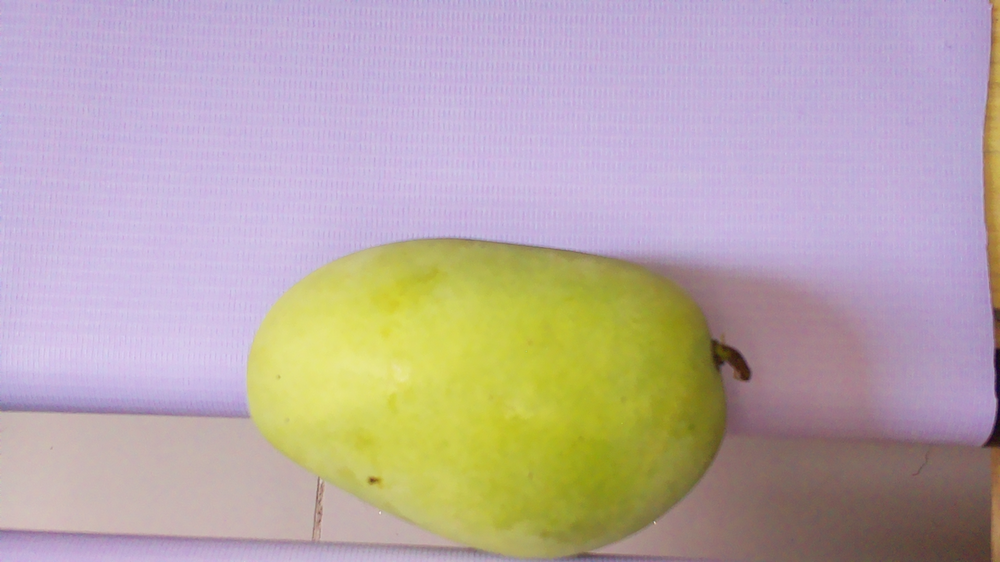
#> input picture sample_green.png, 1000 x 562 px, shrunk from 1920 x 1080 before the run
$ python dan_code.py sample_green.png
#> lines starting #> are read from the running program, lines starting #| are printed output that depends on the picture; after the words box and inside, x2 and y2 are one past the last pixel; in counts of white or black regions, pixels touching at a corner belong together
import cv2
import os
import numpy as np
import matplotlib.pyplot as plt
import sys

def hsvColorSegmentation(img_path):
#> called with img_path = 'sample_green.png'
    img = cv2.imread(img_path)
#> img is the input picture: shape (562, 1000, 3); mean B, G, R 168.1, 169.2, 184.7

    if img is None:
        raise ValueError("Error: image not found at path:", img_path)

    original = img.copy()
    img_hsv = cv2.cvtColor(img, cv2.COLOR_BGR2HSV)
#> img_hsv: shape (562, 1000, 3); mean H, S, V 95.8, 71.2, 197.6

# -----------------------------------------
# 2. Adaptive Canny Thresholding (Otsu-based)
# -----------------------------------------
    gray = cv2.cvtColor(img, cv2.COLOR_BGR2GRAY)
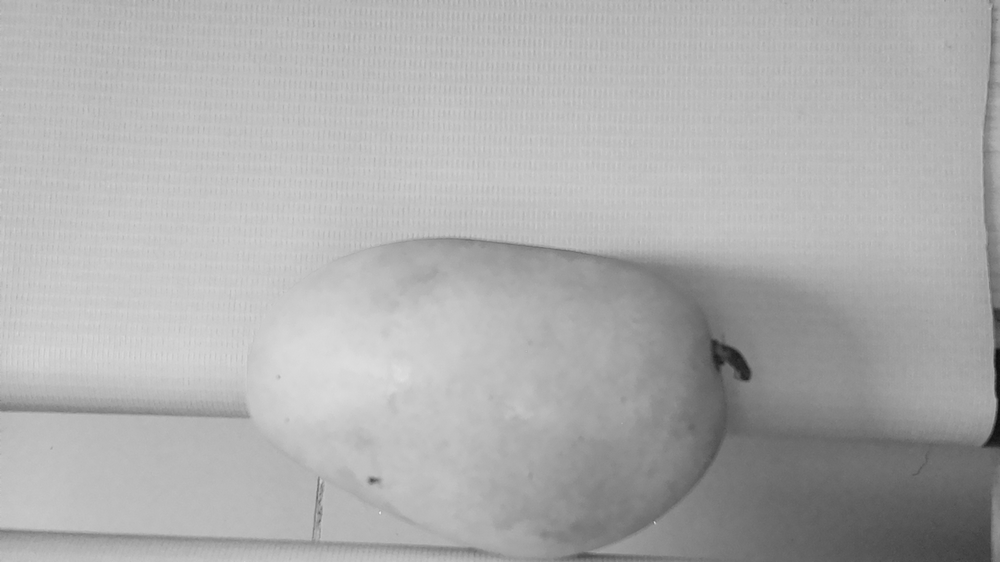
#> gray: shape (562, 1000); min 13, max 229, mean 173.7
    median_val = np.median(gray)
#> median_val = 184

    lower_canny = int(max(0, 0.66 * median_val))
#> lower_canny = 121
    upper_canny = int(min(255, 1.33 * median_val))
#> upper_canny = 244

    edges = cv2.Canny(gray, lower_canny, upper_canny)
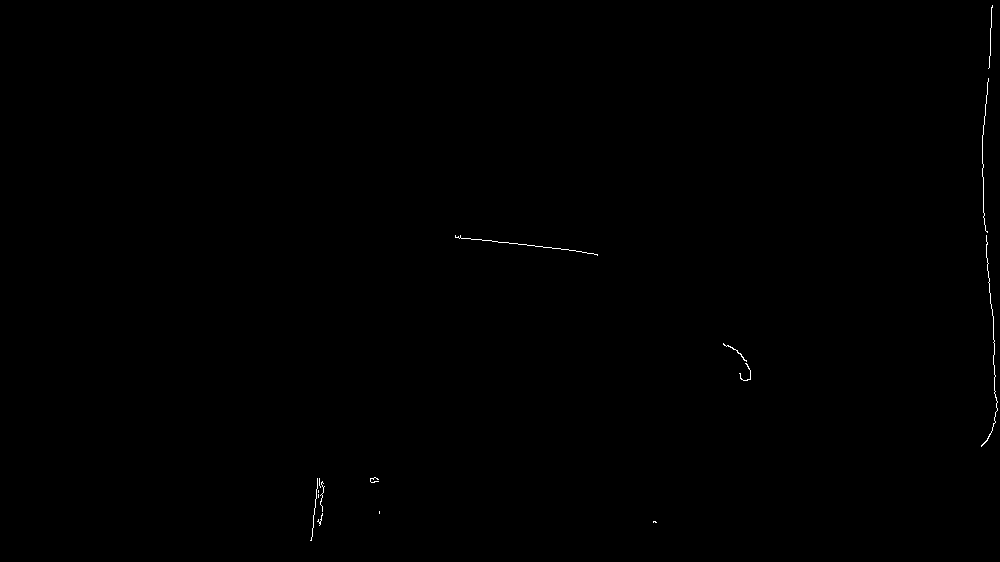
#> edges: shape (562, 1000); 0.15% white in thin lines or dots, all inside (x1, y1, x2, y2) = (310, 5, 998, 541)

# -----------------------------------------
# 3. HSV Mango Segmentation (Adjustable)
# -----------------------------------------
    lowerBound = np.array([0, 50, 50])
    upperBound = np.array([150, 255, 255])

    mango_mask = cv2.inRange(img_hsv, lowerBound, upperBound)
#> mango_mask: shape (562, 1000); 44.3% white; 2436 white regions (2034 under 20 px), largest, box (x1, y1, x2, y2) and area: (247, 238, 1000, 562) 156367, (689, 0, 1000, 441) 38155, (0, 373, 246, 416) 5749

# -----------------------------------------
# 4. Gap Mask (invert mango + threshold bottom half)
# -----------------------------------------
    gray2 = gray.copy()
    _, gap_mask = cv2.threshold(gray2, 80, 255, cv2.THRESH_BINARY_INV)
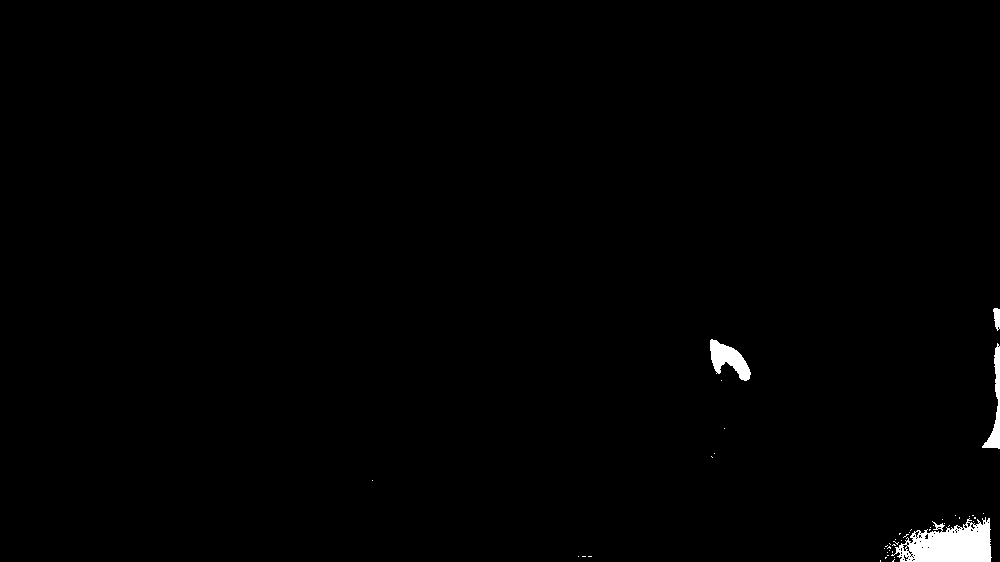
#> gap_mask: shape (562, 1000); 0.81% white; 45 white regions (41 under 20 px), largest, box (x1, y1, x2, y2) and area: (891, 517, 992, 562) 2895, (710, 339, 751, 381) 869, (982, 343, 1000, 449) 606, (993, 308, 1000, 331) 117

# -----------------------------------------
# 5. Find contours in mango mask
# -----------------------------------------
    mask_mango = cv2.absdiff(mango_mask, gap_mask)
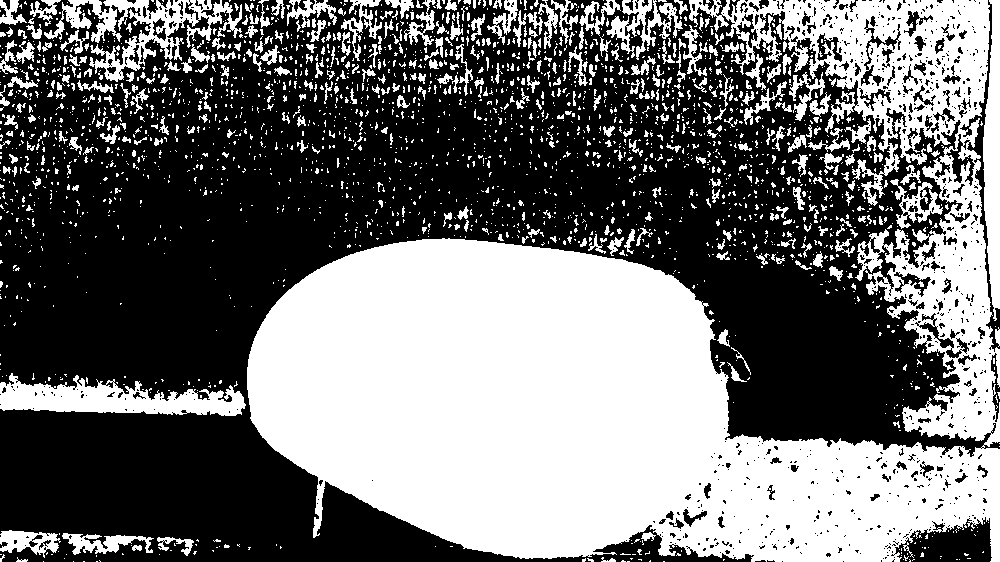
#> mask_mango: shape (562, 1000); 43.7% white; 2487 white regions (2081 under 20 px)

    contours, _ = cv2.findContours(mask_mango, cv2.RETR_EXTERNAL, cv2.CHAIN_APPROX_SIMPLE)
#> contours = 2472 contours, 2246 with area under 20; largest, box (x1, y1, x2, y2) and area: (247, 0, 1000, 562) 196900, (0, 373, 246, 416) 5532, (44, 0, 242, 82) 4882, (983, 0, 1000, 321) 3520, (606, 0, 683, 60) 1278

# Find largest contour
    largest_contour = None
    max_area = 0

    for cnt in contours:
        area = cv2.contourArea(cnt)
        if area > max_area:
            max_area = area
            largest_contour = cnt
#> this loop made 2472 passes
#> (area, max_area) on passes 23, 64, 81, 88, 95, 156, 2435: (20, 20), (34.5, 34.5), (193, 193), (792.5, 792.5), (966, 966), (5532.5, 5532.5), (196900, 196900)
#> after the loop, largest_contour = contour of 4372 points, box (x1, y1, x2, y2) (247, 0, 1000, 562), area 196900; max_area = 196900

# Create clean mango-only mask
    clean_mask = np.zeros_like(mask_mango)
    if largest_contour is not None:
        cv2.drawContours(clean_mask, [largest_contour], -1, 255, -1)
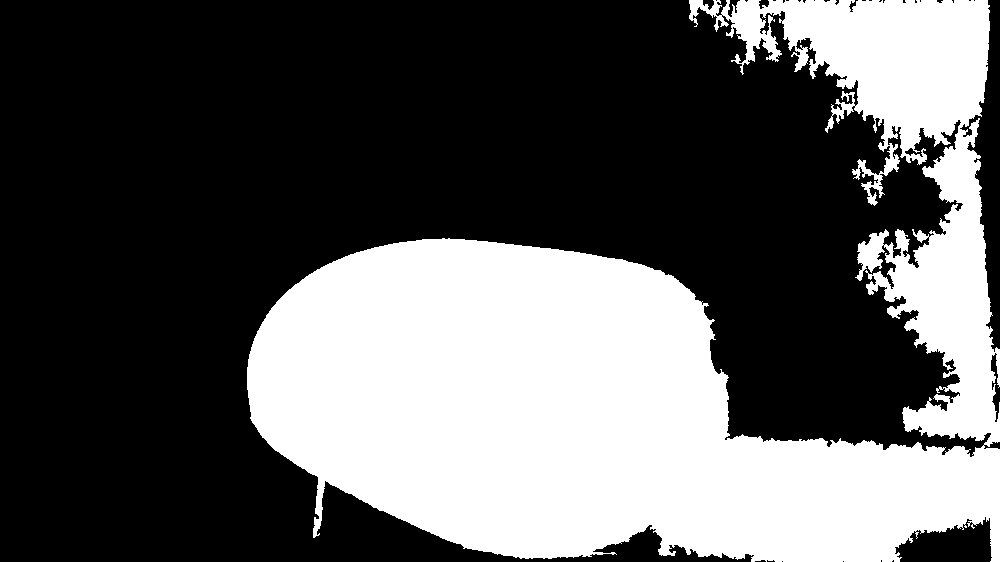
#> clean_mask: shape (562, 1000); 35.7% white; 1 white region, box (x1, y1, x2, y2) and area: (247, 0, 1000, 562) 200534

# Draw bounding box
    bbox_img = original.copy()
    if largest_contour is not None:
        x, y, w, h = cv2.boundingRect(largest_contour)
#> x = 247; y = 0; w = 753; h = 562
        cv2.rectangle(bbox_img, (x, y), (x + w, y + h), (0, 255, 0), 2)
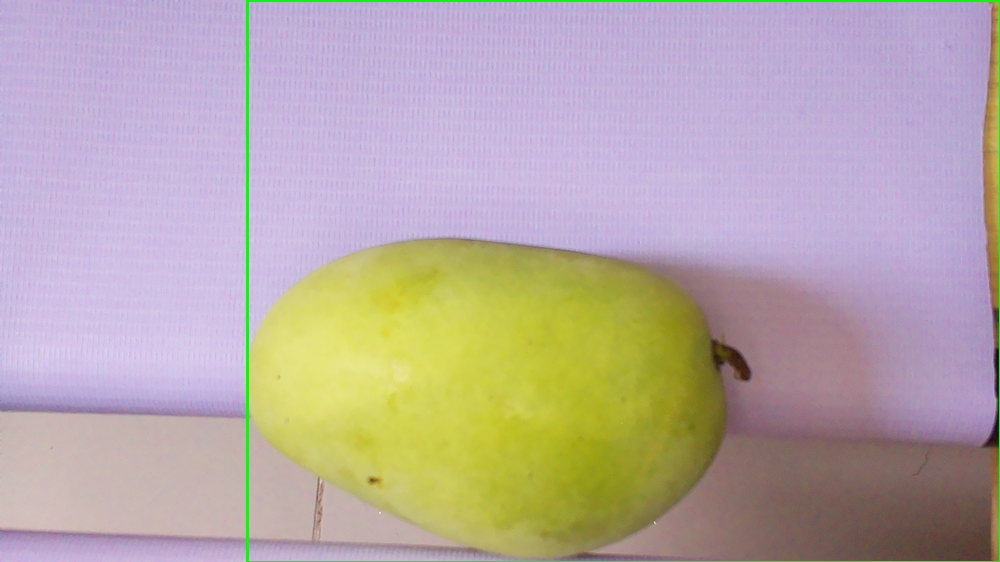
#> bbox_img: shape (562, 1000, 3); 0.8% of pixels changed, all inside (x1, y1, x2, y2) = (246, 0, 1000, 562)


# -----------------------------------------
# 6. Visualization
# -----------------------------------------
    plt.figure(figsize=(16, 6))

    plt.subplot(1, 4, 1)
    plt.title("Original")
    plt.imshow(mask_mango, cmap='gray')
    plt.axis("off")

    plt.subplot(1, 4, 2)
    plt.title("Mango Mask")
    plt.imshow(mango_mask, cmap="gray")
    plt.axis("off")

    plt.subplot(1, 4, 3)
    plt.title("Gap Mask")
    plt.imshow(gap_mask, cmap="gray")
    plt.axis("off")

    plt.subplot(1, 4, 4)
    plt.title("Bounding Boxes")
    plt.imshow(cv2.cvtColor(bbox_img, cv2.COLOR_BGR2RGB))
    plt.axis("off")

    plt.tight_layout()
    plt.show()
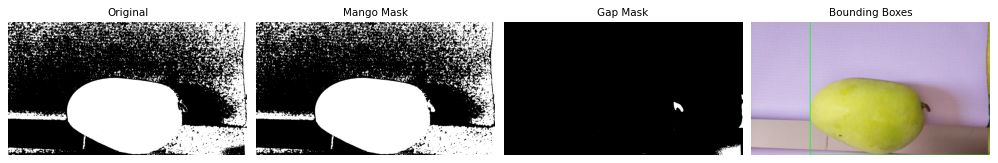
#> figure drawn by matplotlib, 4 panels


if __name__ == '__main__':
    # Check if image path is provided as argument
    if len(sys.argv) < 2:
        print("Usage: python script.py <image_path>")
        print("Example: python script.py test.jpeg")
        sys.exit(1)

    # Get image path from command line argument
    imgPath = sys.argv[1]
    hsvColorSegmentation(imgPath)
